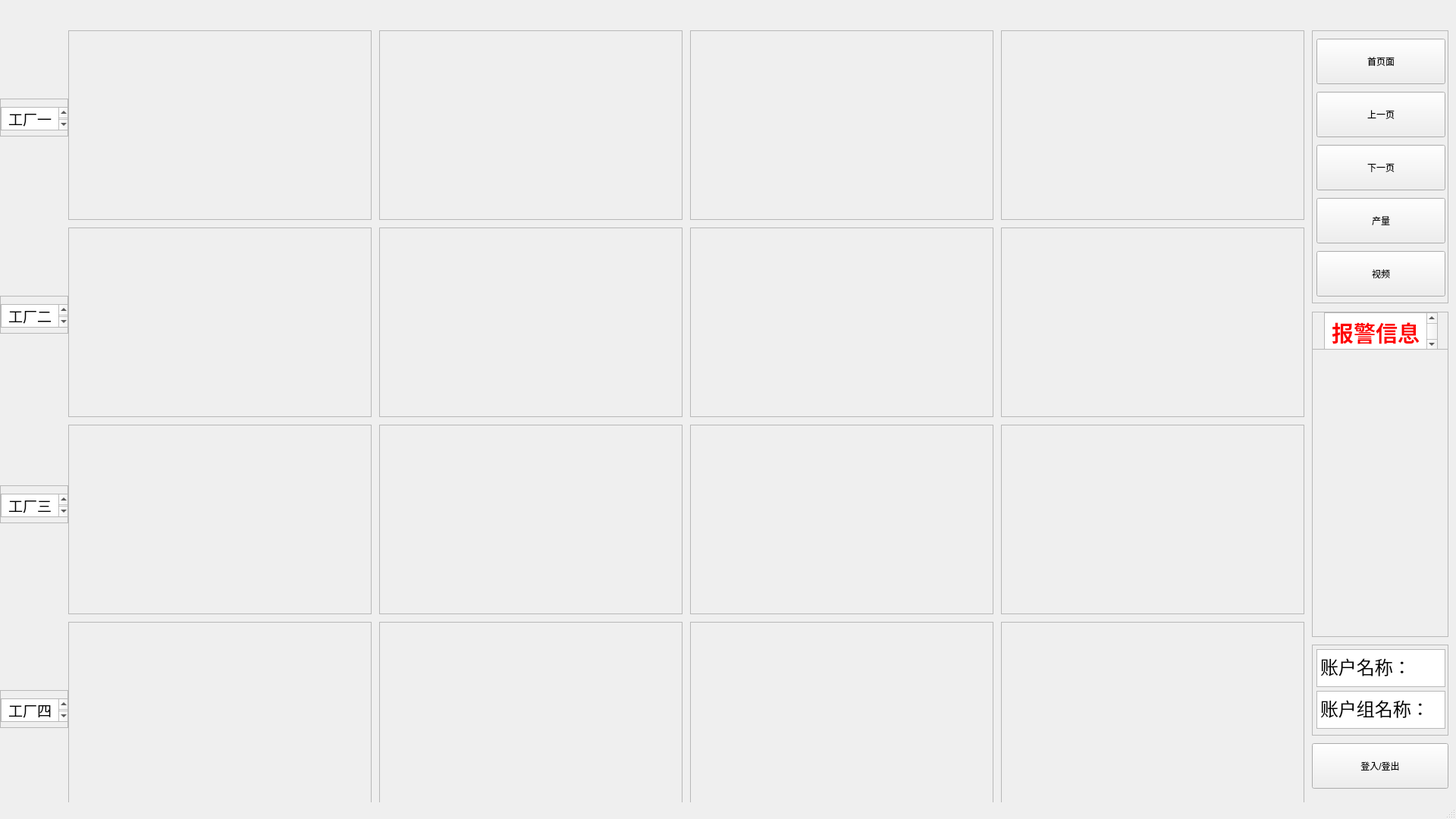
<?xml version="1.0" encoding="UTF-8"?>
<ui version="4.0">
 <class>MainWindow</class>
 <widget class="QMainWindow" name="MainWindow">
  <property name="geometry">
   <rect>
    <x>0</x>
    <y>0</y>
    <width>1920</width>
    <height>1080</height>
   </rect>
  </property>
  <property name="windowTitle">
   <string>MainWindow</string>
  </property>
  <property name="autoFillBackground">
   <bool>false</bool>
  </property>
  <widget class="QWidget" name="centralwidget">
   <widget class="QScrollArea" name="scrollArea_4">
    <property name="geometry">
     <rect>
      <x>1320</x>
      <y>40</y>
      <width>400</width>
      <height>250</height>
     </rect>
    </property>
    <property name="widgetResizable">
     <bool>true</bool>
    </property>
    <widget class="QWidget" name="scrollAreaWidgetContents_4">
     <property name="geometry">
      <rect>
       <x>0</x>
       <y>0</y>
       <width>398</width>
       <height>248</height>
      </rect>
     </property>
    </widget>
   </widget>
   <widget class="QScrollArea" name="scrollArea_20">
    <property name="geometry">
     <rect>
      <x>1730</x>
      <y>460</y>
      <width>180</width>
      <height>380</height>
     </rect>
    </property>
    <property name="widgetResizable">
     <bool>true</bool>
    </property>
    <widget class="QWidget" name="scrollAreaWidgetContents_20">
     <property name="geometry">
      <rect>
       <x>0</x>
       <y>0</y>
       <width>178</width>
       <height>378</height>
      </rect>
     </property>
    </widget>
   </widget>
   <widget class="QScrollArea" name="scrollArea_21">
    <property name="geometry">
     <rect>
      <x>1730</x>
      <y>40</y>
      <width>180</width>
      <height>360</height>
     </rect>
    </property>
    <property name="widgetResizable">
     <bool>true</bool>
    </property>
    <widget class="QWidget" name="scrollAreaWidgetContents_21">
     <property name="geometry">
      <rect>
       <x>0</x>
       <y>0</y>
       <width>178</width>
       <height>358</height>
      </rect>
     </property>
     <widget class="QPushButton" name="pushButton">
      <property name="geometry">
       <rect>
        <x>5</x>
        <y>10</y>
        <width>170</width>
        <height>60</height>
       </rect>
      </property>
      <property name="text">
       <string>首页面</string>
      </property>
     </widget>
     <widget class="QPushButton" name="pushButton_2">
      <property name="geometry">
       <rect>
        <x>5</x>
        <y>80</y>
        <width>170</width>
        <height>60</height>
       </rect>
      </property>
      <property name="text">
       <string>上一页</string>
      </property>
     </widget>
     <widget class="QPushButton" name="pushButton_3">
      <property name="geometry">
       <rect>
        <x>5</x>
        <y>150</y>
        <width>170</width>
        <height>60</height>
       </rect>
      </property>
      <property name="text">
       <string>下一页</string>
      </property>
     </widget>
     <widget class="QPushButton" name="pushButton_4">
      <property name="geometry">
       <rect>
        <x>5</x>
        <y>220</y>
        <width>170</width>
        <height>60</height>
       </rect>
      </property>
      <property name="text">
       <string>产量</string>
      </property>
     </widget>
     <widget class="QPushButton" name="pushButton_5">
      <property name="geometry">
       <rect>
        <x>5</x>
        <y>290</y>
        <width>170</width>
        <height>60</height>
       </rect>
      </property>
      <property name="text">
       <string>视频</string>
      </property>
     </widget>
    </widget>
   </widget>
   <widget class="QScrollArea" name="scrollArea_26">
    <property name="geometry">
     <rect>
      <x>1730</x>
      <y>850</y>
      <width>180</width>
      <height>120</height>
     </rect>
    </property>
    <property name="widgetResizable">
     <bool>true</bool>
    </property>
    <widget class="QWidget" name="scrollAreaWidgetContents_26">
     <property name="geometry">
      <rect>
       <x>0</x>
       <y>0</y>
       <width>178</width>
       <height>118</height>
      </rect>
     </property>
     <widget class="QTextBrowser" name="textBrowser_6">
      <property name="geometry">
       <rect>
        <x>5</x>
        <y>5</y>
        <width>170</width>
        <height>50</height>
       </rect>
      </property>
      <property name="html">
       <string>&lt;!DOCTYPE HTML PUBLIC &quot;-//W3C//DTD HTML 4.0//EN&quot; &quot;http://www.w3.org/TR/REC-html40/strict.dtd&quot;&gt;
&lt;html&gt;&lt;head&gt;&lt;meta name=&quot;qrichtext&quot; content=&quot;1&quot; /&gt;&lt;style type=&quot;text/css&quot;&gt;
p, li { white-space: pre-wrap; }
&lt;/style&gt;&lt;/head&gt;&lt;body style=&quot; font-family:'SimSun'; font-size:9pt; font-weight:400; font-style:normal;&quot;&gt;
&lt;p style=&quot; margin-top:0px; margin-bottom:0px; margin-left:0px; margin-right:0px; -qt-block-indent:0; text-indent:0px;&quot;&gt;&lt;span style=&quot; font-size:18pt;&quot;&gt;账户名称：&lt;/span&gt;&lt;/p&gt;&lt;/body&gt;&lt;/html&gt;</string>
      </property>
     </widget>
     <widget class="QTextBrowser" name="textBrowser_7">
      <property name="geometry">
       <rect>
        <x>5</x>
        <y>60</y>
        <width>170</width>
        <height>50</height>
       </rect>
      </property>
      <property name="html">
       <string>&lt;!DOCTYPE HTML PUBLIC &quot;-//W3C//DTD HTML 4.0//EN&quot; &quot;http://www.w3.org/TR/REC-html40/strict.dtd&quot;&gt;
&lt;html&gt;&lt;head&gt;&lt;meta name=&quot;qrichtext&quot; content=&quot;1&quot; /&gt;&lt;style type=&quot;text/css&quot;&gt;
p, li { white-space: pre-wrap; }
&lt;/style&gt;&lt;/head&gt;&lt;body style=&quot; font-family:'SimSun'; font-size:9pt; font-weight:400; font-style:normal;&quot;&gt;
&lt;p style=&quot; margin-top:0px; margin-bottom:0px; margin-left:0px; margin-right:0px; -qt-block-indent:0; text-indent:0px;&quot;&gt;&lt;span style=&quot; font-size:18pt;&quot;&gt;账户组名称：&lt;/span&gt;&lt;/p&gt;&lt;/body&gt;&lt;/html&gt;</string>
      </property>
     </widget>
    </widget>
   </widget>
   <widget class="QScrollArea" name="scrollArea_27">
    <property name="geometry">
     <rect>
      <x>1730</x>
      <y>411</y>
      <width>180</width>
      <height>50</height>
     </rect>
    </property>
    <property name="widgetResizable">
     <bool>true</bool>
    </property>
    <widget class="QWidget" name="scrollAreaWidgetContents_27">
     <property name="geometry">
      <rect>
       <x>0</x>
       <y>0</y>
       <width>178</width>
       <height>48</height>
      </rect>
     </property>
     <widget class="QTextBrowser" name="textBrowser">
      <property name="geometry">
       <rect>
        <x>15</x>
        <y>0</y>
        <width>150</width>
        <height>50</height>
       </rect>
      </property>
      <property name="html">
       <string>&lt;!DOCTYPE HTML PUBLIC &quot;-//W3C//DTD HTML 4.0//EN&quot; &quot;http://www.w3.org/TR/REC-html40/strict.dtd&quot;&gt;
&lt;html&gt;&lt;head&gt;&lt;meta name=&quot;qrichtext&quot; content=&quot;1&quot; /&gt;&lt;style type=&quot;text/css&quot;&gt;
p, li { white-space: pre-wrap; }
&lt;/style&gt;&lt;/head&gt;&lt;body style=&quot; font-family:'SimSun'; font-size:9pt; font-weight:400; font-style:normal;&quot;&gt;
&lt;p align=&quot;center&quot; style=&quot; margin-top:0px; margin-bottom:0px; margin-left:0px; margin-right:0px; -qt-block-indent:0; text-indent:0px;&quot;&gt;&lt;span style=&quot; font-size:22pt; font-weight:600; color:#ff0000;&quot;&gt;报警信息&lt;/span&gt;&lt;/p&gt;&lt;/body&gt;&lt;/html&gt;</string>
      </property>
     </widget>
    </widget>
   </widget>
   <widget class="QScrollArea" name="scrollArea_5">
    <property name="geometry">
     <rect>
      <x>1320</x>
      <y>300</y>
      <width>400</width>
      <height>250</height>
     </rect>
    </property>
    <property name="widgetResizable">
     <bool>true</bool>
    </property>
    <widget class="QWidget" name="scrollAreaWidgetContents_5">
     <property name="geometry">
      <rect>
       <x>0</x>
       <y>0</y>
       <width>398</width>
       <height>248</height>
      </rect>
     </property>
    </widget>
   </widget>
   <widget class="QScrollArea" name="scrollArea_6">
    <property name="geometry">
     <rect>
      <x>1320</x>
      <y>560</y>
      <width>400</width>
      <height>250</height>
     </rect>
    </property>
    <property name="widgetResizable">
     <bool>true</bool>
    </property>
    <widget class="QWidget" name="scrollAreaWidgetContents_6">
     <property name="geometry">
      <rect>
       <x>0</x>
       <y>0</y>
       <width>398</width>
       <height>248</height>
      </rect>
     </property>
    </widget>
   </widget>
   <widget class="QScrollArea" name="scrollArea_7">
    <property name="geometry">
     <rect>
      <x>1320</x>
      <y>820</y>
      <width>400</width>
      <height>250</height>
     </rect>
    </property>
    <property name="widgetResizable">
     <bool>true</bool>
    </property>
    <widget class="QWidget" name="scrollAreaWidgetContents_7">
     <property name="geometry">
      <rect>
       <x>0</x>
       <y>0</y>
       <width>398</width>
       <height>248</height>
      </rect>
     </property>
    </widget>
   </widget>
   <widget class="QScrollArea" name="scrollArea_11">
    <property name="geometry">
     <rect>
      <x>910</x>
      <y>300</y>
      <width>400</width>
      <height>250</height>
     </rect>
    </property>
    <property name="widgetResizable">
     <bool>true</bool>
    </property>
    <widget class="QWidget" name="scrollAreaWidgetContents_11">
     <property name="geometry">
      <rect>
       <x>0</x>
       <y>0</y>
       <width>398</width>
       <height>248</height>
      </rect>
     </property>
    </widget>
   </widget>
   <widget class="QScrollArea" name="scrollArea_10">
    <property name="geometry">
     <rect>
      <x>910</x>
      <y>560</y>
      <width>400</width>
      <height>250</height>
     </rect>
    </property>
    <property name="widgetResizable">
     <bool>true</bool>
    </property>
    <widget class="QWidget" name="scrollAreaWidgetContents_10">
     <property name="geometry">
      <rect>
       <x>0</x>
       <y>0</y>
       <width>398</width>
       <height>248</height>
      </rect>
     </property>
    </widget>
   </widget>
   <widget class="QScrollArea" name="scrollArea_9">
    <property name="geometry">
     <rect>
      <x>910</x>
      <y>40</y>
      <width>400</width>
      <height>250</height>
     </rect>
    </property>
    <property name="widgetResizable">
     <bool>true</bool>
    </property>
    <widget class="QWidget" name="scrollAreaWidgetContents_9">
     <property name="geometry">
      <rect>
       <x>0</x>
       <y>0</y>
       <width>398</width>
       <height>248</height>
      </rect>
     </property>
    </widget>
   </widget>
   <widget class="QScrollArea" name="scrollArea_8">
    <property name="geometry">
     <rect>
      <x>910</x>
      <y>820</y>
      <width>400</width>
      <height>250</height>
     </rect>
    </property>
    <property name="widgetResizable">
     <bool>true</bool>
    </property>
    <widget class="QWidget" name="scrollAreaWidgetContents_8">
     <property name="geometry">
      <rect>
       <x>0</x>
       <y>0</y>
       <width>398</width>
       <height>248</height>
      </rect>
     </property>
    </widget>
   </widget>
   <widget class="QScrollArea" name="scrollArea_15">
    <property name="geometry">
     <rect>
      <x>500</x>
      <y>300</y>
      <width>400</width>
      <height>250</height>
     </rect>
    </property>
    <property name="widgetResizable">
     <bool>true</bool>
    </property>
    <widget class="QWidget" name="scrollAreaWidgetContents_18">
     <property name="geometry">
      <rect>
       <x>0</x>
       <y>0</y>
       <width>398</width>
       <height>248</height>
      </rect>
     </property>
    </widget>
   </widget>
   <widget class="QScrollArea" name="scrollArea_14">
    <property name="geometry">
     <rect>
      <x>500</x>
      <y>560</y>
      <width>400</width>
      <height>250</height>
     </rect>
    </property>
    <property name="widgetResizable">
     <bool>true</bool>
    </property>
    <widget class="QWidget" name="scrollAreaWidgetContents_17">
     <property name="geometry">
      <rect>
       <x>0</x>
       <y>0</y>
       <width>398</width>
       <height>248</height>
      </rect>
     </property>
    </widget>
   </widget>
   <widget class="QScrollArea" name="scrollArea_12">
    <property name="geometry">
     <rect>
      <x>500</x>
      <y>820</y>
      <width>400</width>
      <height>250</height>
     </rect>
    </property>
    <property name="widgetResizable">
     <bool>true</bool>
    </property>
    <widget class="QWidget" name="scrollAreaWidgetContents_13">
     <property name="geometry">
      <rect>
       <x>0</x>
       <y>0</y>
       <width>398</width>
       <height>248</height>
      </rect>
     </property>
    </widget>
   </widget>
   <widget class="QScrollArea" name="scrollArea_13">
    <property name="geometry">
     <rect>
      <x>500</x>
      <y>40</y>
      <width>400</width>
      <height>250</height>
     </rect>
    </property>
    <property name="widgetResizable">
     <bool>true</bool>
    </property>
    <widget class="QWidget" name="scrollAreaWidgetContents_14">
     <property name="geometry">
      <rect>
       <x>0</x>
       <y>0</y>
       <width>398</width>
       <height>248</height>
      </rect>
     </property>
    </widget>
   </widget>
   <widget class="QScrollArea" name="scrollArea_19">
    <property name="geometry">
     <rect>
      <x>90</x>
      <y>300</y>
      <width>400</width>
      <height>250</height>
     </rect>
    </property>
    <property name="widgetResizable">
     <bool>true</bool>
    </property>
    <widget class="QWidget" name="scrollAreaWidgetContents_25">
     <property name="geometry">
      <rect>
       <x>0</x>
       <y>0</y>
       <width>398</width>
       <height>248</height>
      </rect>
     </property>
    </widget>
   </widget>
   <widget class="QScrollArea" name="scrollArea_16">
    <property name="geometry">
     <rect>
      <x>90</x>
      <y>820</y>
      <width>400</width>
      <height>250</height>
     </rect>
    </property>
    <property name="widgetResizable">
     <bool>true</bool>
    </property>
    <widget class="QWidget" name="scrollAreaWidgetContents_22">
     <property name="geometry">
      <rect>
       <x>0</x>
       <y>0</y>
       <width>398</width>
       <height>248</height>
      </rect>
     </property>
    </widget>
   </widget>
   <widget class="QScrollArea" name="scrollArea_18">
    <property name="geometry">
     <rect>
      <x>90</x>
      <y>560</y>
      <width>400</width>
      <height>250</height>
     </rect>
    </property>
    <property name="widgetResizable">
     <bool>true</bool>
    </property>
    <widget class="QWidget" name="scrollAreaWidgetContents_24">
     <property name="geometry">
      <rect>
       <x>0</x>
       <y>0</y>
       <width>398</width>
       <height>248</height>
      </rect>
     </property>
    </widget>
   </widget>
   <widget class="QScrollArea" name="scrollArea_17">
    <property name="geometry">
     <rect>
      <x>90</x>
      <y>40</y>
      <width>400</width>
      <height>250</height>
     </rect>
    </property>
    <property name="widgetResizable">
     <bool>true</bool>
    </property>
    <widget class="QWidget" name="scrollAreaWidgetContents_23">
     <property name="geometry">
      <rect>
       <x>0</x>
       <y>0</y>
       <width>398</width>
       <height>248</height>
      </rect>
     </property>
    </widget>
   </widget>
   <widget class="QScrollArea" name="scrollArea_22">
    <property name="geometry">
     <rect>
      <x>0</x>
      <y>130</y>
      <width>90</width>
      <height>50</height>
     </rect>
    </property>
    <property name="widgetResizable">
     <bool>true</bool>
    </property>
    <widget class="QWidget" name="scrollAreaWidgetContents_36">
     <property name="geometry">
      <rect>
       <x>0</x>
       <y>0</y>
       <width>88</width>
       <height>48</height>
      </rect>
     </property>
     <widget class="QTextBrowser" name="textBrowser_2">
      <property name="geometry">
       <rect>
        <x>0</x>
        <y>10</y>
        <width>91</width>
        <height>31</height>
       </rect>
      </property>
      <property name="html">
       <string>&lt;!DOCTYPE HTML PUBLIC &quot;-//W3C//DTD HTML 4.0//EN&quot; &quot;http://www.w3.org/TR/REC-html40/strict.dtd&quot;&gt;
&lt;html&gt;&lt;head&gt;&lt;meta name=&quot;qrichtext&quot; content=&quot;1&quot; /&gt;&lt;style type=&quot;text/css&quot;&gt;
p, li { white-space: pre-wrap; }
&lt;/style&gt;&lt;/head&gt;&lt;body style=&quot; font-family:'SimSun'; font-size:9pt; font-weight:400; font-style:normal;&quot;&gt;
&lt;p align=&quot;center&quot; style=&quot; margin-top:0px; margin-bottom:0px; margin-left:0px; margin-right:0px; -qt-block-indent:0; text-indent:0px;&quot;&gt;&lt;span style=&quot; font-size:14pt;&quot;&gt;工厂一&lt;/span&gt;&lt;/p&gt;&lt;/body&gt;&lt;/html&gt;</string>
      </property>
     </widget>
    </widget>
   </widget>
   <widget class="QScrollArea" name="scrollArea_23">
    <property name="geometry">
     <rect>
      <x>0</x>
      <y>390</y>
      <width>90</width>
      <height>50</height>
     </rect>
    </property>
    <property name="widgetResizable">
     <bool>true</bool>
    </property>
    <widget class="QWidget" name="scrollAreaWidgetContents_37">
     <property name="geometry">
      <rect>
       <x>0</x>
       <y>0</y>
       <width>88</width>
       <height>48</height>
      </rect>
     </property>
     <widget class="QTextBrowser" name="textBrowser_3">
      <property name="geometry">
       <rect>
        <x>0</x>
        <y>10</y>
        <width>91</width>
        <height>31</height>
       </rect>
      </property>
      <property name="html">
       <string>&lt;!DOCTYPE HTML PUBLIC &quot;-//W3C//DTD HTML 4.0//EN&quot; &quot;http://www.w3.org/TR/REC-html40/strict.dtd&quot;&gt;
&lt;html&gt;&lt;head&gt;&lt;meta name=&quot;qrichtext&quot; content=&quot;1&quot; /&gt;&lt;style type=&quot;text/css&quot;&gt;
p, li { white-space: pre-wrap; }
&lt;/style&gt;&lt;/head&gt;&lt;body style=&quot; font-family:'SimSun'; font-size:9pt; font-weight:400; font-style:normal;&quot;&gt;
&lt;p align=&quot;center&quot; style=&quot; margin-top:0px; margin-bottom:0px; margin-left:0px; margin-right:0px; -qt-block-indent:0; text-indent:0px;&quot;&gt;&lt;span style=&quot; font-size:14pt;&quot;&gt;工厂二&lt;/span&gt;&lt;/p&gt;&lt;/body&gt;&lt;/html&gt;</string>
      </property>
     </widget>
    </widget>
   </widget>
   <widget class="QScrollArea" name="scrollArea_24">
    <property name="geometry">
     <rect>
      <x>0</x>
      <y>640</y>
      <width>90</width>
      <height>50</height>
     </rect>
    </property>
    <property name="widgetResizable">
     <bool>true</bool>
    </property>
    <widget class="QWidget" name="scrollAreaWidgetContents_38">
     <property name="geometry">
      <rect>
       <x>0</x>
       <y>0</y>
       <width>88</width>
       <height>48</height>
      </rect>
     </property>
     <widget class="QTextBrowser" name="textBrowser_4">
      <property name="geometry">
       <rect>
        <x>0</x>
        <y>10</y>
        <width>91</width>
        <height>31</height>
       </rect>
      </property>
      <property name="html">
       <string>&lt;!DOCTYPE HTML PUBLIC &quot;-//W3C//DTD HTML 4.0//EN&quot; &quot;http://www.w3.org/TR/REC-html40/strict.dtd&quot;&gt;
&lt;html&gt;&lt;head&gt;&lt;meta name=&quot;qrichtext&quot; content=&quot;1&quot; /&gt;&lt;style type=&quot;text/css&quot;&gt;
p, li { white-space: pre-wrap; }
&lt;/style&gt;&lt;/head&gt;&lt;body style=&quot; font-family:'SimSun'; font-size:9pt; font-weight:400; font-style:normal;&quot;&gt;
&lt;p align=&quot;center&quot; style=&quot; margin-top:0px; margin-bottom:0px; margin-left:0px; margin-right:0px; -qt-block-indent:0; text-indent:0px;&quot;&gt;&lt;span style=&quot; font-size:14pt;&quot;&gt;工厂三&lt;/span&gt;&lt;/p&gt;&lt;/body&gt;&lt;/html&gt;</string>
      </property>
     </widget>
    </widget>
   </widget>
   <widget class="QScrollArea" name="scrollArea_25">
    <property name="geometry">
     <rect>
      <x>0</x>
      <y>910</y>
      <width>90</width>
      <height>50</height>
     </rect>
    </property>
    <property name="widgetResizable">
     <bool>true</bool>
    </property>
    <widget class="QWidget" name="scrollAreaWidgetContents_39">
     <property name="geometry">
      <rect>
       <x>0</x>
       <y>0</y>
       <width>88</width>
       <height>48</height>
      </rect>
     </property>
     <widget class="QTextBrowser" name="textBrowser_5">
      <property name="geometry">
       <rect>
        <x>0</x>
        <y>10</y>
        <width>91</width>
        <height>31</height>
       </rect>
      </property>
      <property name="html">
       <string>&lt;!DOCTYPE HTML PUBLIC &quot;-//W3C//DTD HTML 4.0//EN&quot; &quot;http://www.w3.org/TR/REC-html40/strict.dtd&quot;&gt;
&lt;html&gt;&lt;head&gt;&lt;meta name=&quot;qrichtext&quot; content=&quot;1&quot; /&gt;&lt;style type=&quot;text/css&quot;&gt;
p, li { white-space: pre-wrap; }
&lt;/style&gt;&lt;/head&gt;&lt;body style=&quot; font-family:'SimSun'; font-size:9pt; font-weight:400; font-style:normal;&quot;&gt;
&lt;p align=&quot;center&quot; style=&quot; margin-top:0px; margin-bottom:0px; margin-left:0px; margin-right:0px; -qt-block-indent:0; text-indent:0px;&quot;&gt;&lt;span style=&quot; font-size:14pt;&quot;&gt;工厂四&lt;/span&gt;&lt;/p&gt;&lt;/body&gt;&lt;/html&gt;</string>
      </property>
     </widget>
    </widget>
   </widget>
   <widget class="QPushButton" name="pushButton_8">
    <property name="geometry">
     <rect>
      <x>1730</x>
      <y>980</y>
      <width>180</width>
      <height>60</height>
     </rect>
    </property>
    <property name="text">
     <string>登入/登出</string>
    </property>
    <property name="iconSize">
     <size>
      <width>19</width>
      <height>19</height>
     </size>
    </property>
   </widget>
  </widget>
  <widget class="QMenuBar" name="menubar">
   <property name="geometry">
    <rect>
     <x>0</x>
     <y>0</y>
     <width>1920</width>
     <height>23</height>
    </rect>
   </property>
  </widget>
  <widget class="QStatusBar" name="statusbar"/>
 </widget>
 <resources/>
 <connections/>
</ui>
